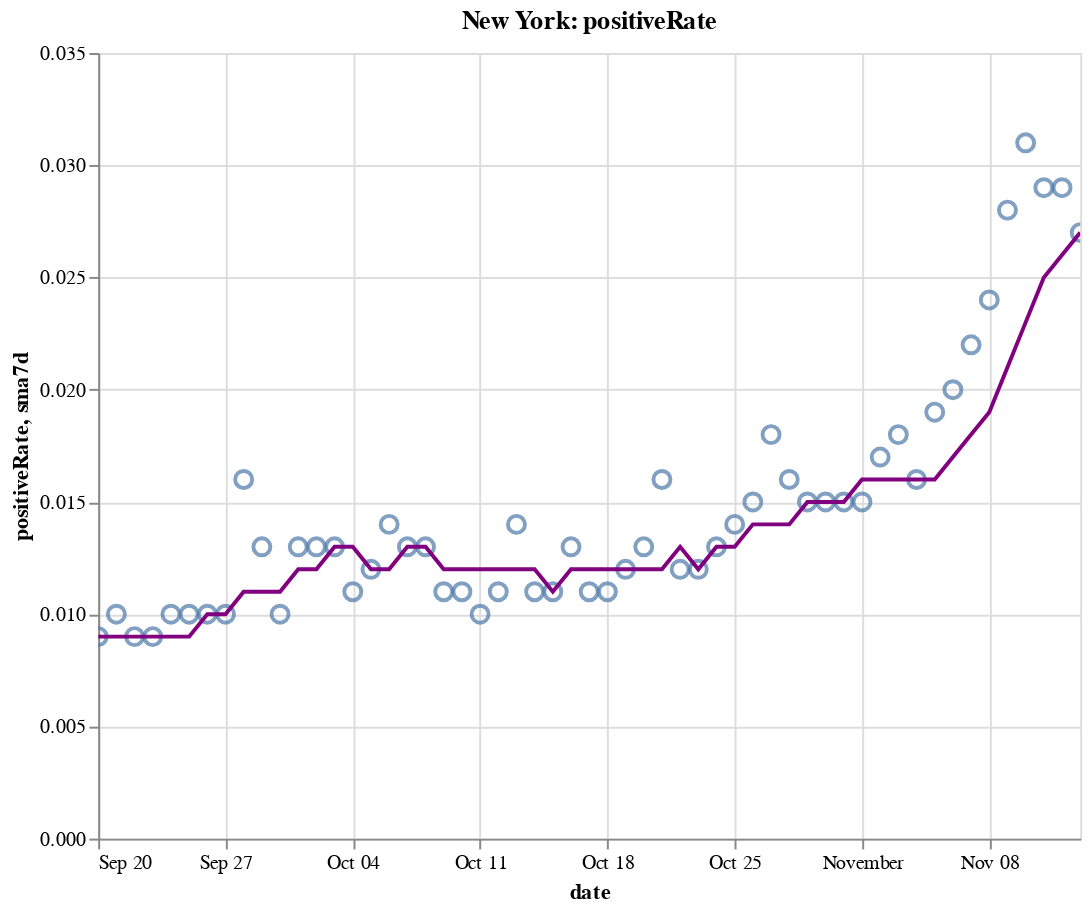

Notebook code for this chart:
### Code cell
create_plot(ny, 'positiveRate')

### Figure 1 — Vega-Lite specification as saved in the notebook (floating-point values rounded to 4 significant figures)
{"config": {"view": {"continuousWidth": 400, "continuousHeight": 300}}, "layer": [{"layer": [{"mark": {"type": "point", "size": 75}, "encoding": {"tooltip": [{"type": "temporal", "field": "date"}, {"type": "quantitative", "field": "positiveRate"}, {"type": "quantitative", "field": "sma7d"}], "x": {"type": "temporal", "field": "date"}, "y": {"type": "quantitative", "field": "positiveRate"}}, "selection": {"selector010": {"type": "interval", "bind": "scales", "encodings": ["x", "y"]}}}, {"mark": {"type": "line", "color": "purple"}, "encoding": {"x": {"type": "temporal", "field": "date"}, "y": {"type": "quantitative", "field": "sma7d"}}}]}, {"mark": {"type": "rule", "color": "#aaa"}, "encoding": {"x": {"type": "temporal", "field": "date"}}, "transform": [{"filter": {"selection": "selector009"}}]}, {"mark": "circle", "encoding": {"opacity": {"condition": {"value": 1, "selection": "selector009"}, "value": 0}, "tooltip": [{"type": "temporal", "field": "date"}, {"type": "quantitative", "field": "positiveRate"}, {"type": "quantitative", "field": "sma7d"}], "x": {"type": "temporal", "field": "date"}, "y": {"type": "quantitative", "field": "positiveRate"}}, "selection": {"selector009": {"type": "single", "encodings": ["x"], "on": "mouseover", "nearest": true, "empty": "none"}}}, {"mark": {"type": "text", "align": "left", "dx": 5, "dy": -5, "stroke": "white", "strokeWidth": 2}, "encoding": {"text": {"type": "quantitative", "field": "positiveRate"}, "tooltip": [{"type": "temporal", "field": "date"}, {"type": "quantitative", "field": "positiveRate"}, {"type": "quantitative", "field": "sma7d"}], "x": {"type": "temporal", "field": "date"}, "y": {"type": "quantitative", "field": "positiveRate"}}, "transform": [{"filter": {"selection": "selector009"}}]}, {"mark": {"type": "text", "align": "left", "dx": 5, "dy": -5}, "encoding": {"text": {"type": "quantitative", "field": "positiveRate"}, "tooltip": [{"type": "temporal", "field": "date"}, {"type": "quantitative", "field": "positiveRate"}, {"type": "quantitative", "field": "sma7d"}], "x": {"type": "temporal", "field": "date"}, "y": {"type": "quantitative", "field": "positiveRate"}}, "transform": [{"filter": {"selection": "selector009"}}]}], "data": {"name": "data-17e87192d9965b25171ed22771832e0a"}, "height": 400, "title": "New York: positiveRate", "width": 500, "$schema": "https://vega.github.io/schema/vega-lite/v4.8.1.json", "datasets": {"data-17e87192d9965b25171ed22771832e0a": [{"date": "2020-09-20T00:00:00", "totalTestResultsIncrease": 100400.0, "positiveIncrease": 862.0, "death": 25430.0, "deathIncrease": 2.0, "positiveRate": 0.009, "state": "New York", "sma7d": 0.009}, {"date": "2020-09-21T00:00:00", "totalTestResultsIncrease": 58320.0, "positiveIncrease": 573.0, "death": 25430.0, "deathIncrease": 1.0, "positiveRate": 0.01, "state": "New York", "sma7d": 0.009}, {"date": "2020-09-22T00:00:00", "totalTestResultsIncrease": 84000.0, "positiveIncrease": 754.0, "death": 25430.0, "deathIncrease": 4.0, "positiveRate": 0.009, "state": "New York", "sma7d": 0.009}, {"date": "2020-09-23T00:00:00", "totalTestResultsIncrease": 70930.0, "positiveIncrease": 665.0, "death": 25440.0, "deathIncrease": 5.0, "positiveRate": 0.009, "state": "New York", "sma7d": 0.009}, {"date": "2020-09-24T00:00:00", "totalTestResultsIncrease": 92950.0, "positiveIncrease": 955.0, "death": 25440.0, "deathIncrease": 2.0, "positiveRate": 0.01, "state": "New York", "sma7d": 0.009}, {"date": "2020-09-25T00:00:00", "totalTestResultsIncrease": 94820.0, "positiveIncrease": 908.0, "death": 25450.0, "deathIncrease": 7.0, "positiveRate": 0.01, "state": "New York", "sma7d": 0.009}, {"date": "2020-09-26T00:00:00", "totalTestResultsIncrease": 99950.0, "positiveIncrease": 1005.0, "death": 25450.0, "deathIncrease": 4.0, "positiveRate": 0.01, "state": "New York", "sma7d": 0.01}, {"date": "2020-09-27T00:00:00", "totalTestResultsIncrease": 84770.0, "positiveIncrease": 866.0, "death": 25460.0, "deathIncrease": 6.0, "positiveRate": 0.01, "state": "New York", "sma7d": 0.01}, {"date": "2020-09-28T00:00:00", "totalTestResultsIncrease": 52940.0, "positiveIncrease": 834.0, "death": 25470.0, "deathIncrease": 12.0, "positiveRate": 0.016, "state": "New York", "sma7d": 0.011}, {"date": "2020-09-29T00:00:00", "totalTestResultsIncrease": 88230.0, "positiveIncrease": 1189.0, "death": 25470.0, "deathIncrease": 2.0, "positiveRate": 0.013, "state": "New York", "sma7d": 0.011}, {"date": "2020-09-30T00:00:00", "totalTestResultsIncrease": 97960.0, "positiveIncrease": 1000.0, "death": 25480.0, "deathIncrease": 9.0, "positiveRate": 0.01, "state": "New York", "sma7d": 0.011}, {"date": "2020-10-01T00:00:00", "totalTestResultsIncrease": 109200.0, "positiveIncrease": 1382.0, "death": 25490.0, "deathIncrease": 11.0, "positiveRate": 0.013, "state": "New York", "sma7d": 0.012}, {"date": "2020-10-02T00:00:00", "totalTestResultsIncrease": 119500.0, "positiveIncrease": 1598.0, "death": 25500.0, "deathIncrease": 7.0, "positiveRate": 0.013, "state": "New York", "sma7d": 0.012}, {"date": "2020-10-03T00:00:00", "totalTestResultsIncrease": 134300.0, "positiveIncrease": 1731.0, "death": 25500.0, "deathIncrease": 8.0, "positiveRate": 0.013, "state": "New York", "sma7d": 0.013}, {"date": "2020-10-04T00:00:00", "totalTestResultsIncrease": 110300.0, "positiveIncrease": 1222.0, "death": 25520.0, "deathIncrease": 14.0, "positiveRate": 0.011, "state": "New York", "sma7d": 0.013}, {"date": "2020-10-05T00:00:00", "totalTestResultsIncrease": 76400.0, "positiveIncrease": 933.0, "death": 25530.0, "deathIncrease": 8.0, "positiveRate": 0.012, "state": "New York", "sma7d": 0.012}, {"date": "2020-10-06T00:00:00", "totalTestResultsIncrease": 96360.0, "positiveIncrease": 1393.0, "death": 25540.0, "deathIncrease": 9.0, "positiveRate": 0.014, "state": "New York", "sma7d": 0.012}, {"date": "2020-10-07T00:00:00", "totalTestResultsIncrease": 108200.0, "positiveIncrease": 1360.0, "death": 25540.0, "deathIncrease": 9.0, "positiveRate": 0.013, "state": "New York", "sma7d": 0.013}, {"date": "2020-10-08T00:00:00", "totalTestResultsIncrease": 145800.0, "positiveIncrease": 1836.0, "death": 25560.0, "deathIncrease": 10.0, "positiveRate": 0.013, "state": "New York", "sma7d": 0.013}, {"date": "2020-10-09T00:00:00", "totalTestResultsIncrease": 139300.0, "positiveIncrease": 1592.0, "death": 25560.0, "deathIncrease": 6.0, "positiveRate": 0.011, "state": "New York", "sma7d": 0.012}, {"date": "2020-10-10T00:00:00", "totalTestResultsIncrease": 134600.0, "positiveIncrease": 1447.0, "death": 25570.0, "deathIncrease": 8.0, "positiveRate": 0.011, "state": "New York", "sma7d": 0.012}, {"date": "2020-10-11T00:00:00", "totalTestResultsIncrease": 118300.0, "positiveIncrease": 1143.0, "death": 25570.0, "deathIncrease": 5.0, "positiveRate": 0.01, "state": "New York", "sma7d": 0.012}, {"date": "2020-10-12T00:00:00", "totalTestResultsIncrease": 91790.0, "positiveIncrease": 1029.0, "death": 25590.0, "deathIncrease": 13.0, "positiveRate": 0.011, "state": "New York", "sma7d": 0.012}, {"date": "2020-10-13T00:00:00", "totalTestResultsIncrease": 99070.0, "positiveIncrease": 1393.0, "death": 25600.0, "deathIncrease": 11.0, "positiveRate": 0.014, "state": "New York", "sma7d": 0.012}, {"date": "2020-10-14T00:00:00", "totalTestResultsIncrease": 111700.0, "positiveIncrease": 1232.0, "death": 25600.0, "deathIncrease": 7.0, "positiveRate": 0.011, "state": "New York", "sma7d": 0.012}, {"date": "2020-10-15T00:00:00", "totalTestResultsIncrease": 133200.0, "positiveIncrease": 1460.0, "death": 25620.0, "deathIncrease": 13.0, "positiveRate": 0.011, "state": "New York", "sma7d": 0.011}, {"date": "2020-10-16T00:00:00", "totalTestResultsIncrease": 136000.0, "positiveIncrease": 1707.0, "death": 25630.0, "deathIncrease": 10.0, "positiveRate": 0.013, "state": "New York", "sma7d": 0.012}, {"date": "2020-10-17T00:00:00", "totalTestResultsIncrease": 160000.0, "positiveIncrease": 1784.0, "death": 25640.0, "deathIncrease": 9.0, "positiveRate": 0.011, "state": "New York", "sma7d": 0.012}, {"date": "2020-10-18T00:00:00", "totalTestResultsIncrease": 128800.0, "positiveIncrease": 1390.0, "death": 25640.0, "deathIncrease": 7.0, "positiveRate": 0.011, "state": "New York", "sma7d": 0.012}, {"date": "2020-10-19T00:00:00", "totalTestResultsIncrease": 82010.0, "positiveIncrease": 998.0, "death": 25660.0, "deathIncrease": 15.0, "positiveRate": 0.012, "state": "New York", "sma7d": 0.012}, {"date": "2020-10-20T00:00:00", "totalTestResultsIncrease": 90540.0, "positiveIncrease": 1201.0, "death": 25670.0, "deathIncrease": 13.0, "positiveRate": 0.013, "state": "New York", "sma7d": 0.012}, {"date": "2020-10-21T00:00:00", "totalTestResultsIncrease": 124800.0, "positiveIncrease": 2026.0, "death": 25680.0, "deathIncrease": 7.0, "positiveRate": 0.016, "state": "New York", "sma7d": 0.012}, {"date": "2020-10-22T00:00:00", "totalTestResultsIncrease": 135300.0, "positiveIncrease": 1628.0, "death": 25690.0, "deathIncrease": 15.0, "positiveRate": 0.012, "state": "New York", "sma7d": 0.013}, {"date": "2020-10-23T00:00:00", "totalTestResultsIncrease": 141500.0, "positiveIncrease": 1637.0, "death": 25700.0, "deathIncrease": 11.0, "positiveRate": 0.012, "state": "New York", "sma7d": 0.012}, {"date": "2020-10-24T00:00:00", "totalTestResultsIncrease": 156900.0, "positiveIncrease": 2061.0, "death": 25720.0, "deathIncrease": 13.0, "positiveRate": 0.013, "state": "New York", "sma7d": 0.013}, {"date": "2020-10-25T00:00:00", "totalTestResultsIncrease": 120800.0, "positiveIncrease": 1632.0, "death": 25730.0, "deathIncrease": 12.0, "positiveRate": 0.014, "state": "New York", "sma7d": 0.013}, {"date": "2020-10-26T00:00:00", "totalTestResultsIncrease": 82120.0, "positiveIncrease": 1191.0, "death": 25740.0, "deathIncrease": 12.0, "positiveRate": 0.015, "state": "New York", "sma7d": 0.014}, {"date": "2020-10-27T00:00:00", "totalTestResultsIncrease": 111600.0, "positiveIncrease": 1991.0, "death": 25760.0, "deathIncrease": 16.0, "positiveRate": 0.018, "state": "New York", "sma7d": 0.014}, {"date": "2020-10-28T00:00:00", "totalTestResultsIncrease": 129700.0, "positiveIncrease": 2031.0, "death": 25770.0, "deathIncrease": 15.0, "positiveRate": 0.016, "state": "New York", "sma7d": 0.014}, {"date": "2020-10-29T00:00:00", "totalTestResultsIncrease": 168400.0, "positiveIncrease": 2499.0, "death": 25790.0, "deathIncrease": 19.0, "positiveRate": 0.015, "state": "New York", "sma7d": 0.015}, {"date": "2020-10-30T00:00:00", "totalTestResultsIncrease": 146900.0, "positiveIncrease": 2255.0, "death": 25800.0, "deathIncrease": 12.0, "positiveRate": 0.015, "state": "New York", "sma7d": 0.015}, {"date": "2020-10-31T00:00:00", "totalTestResultsIncrease": 137000.0, "positiveIncrease": 2049.0, "death": 25810.0, "deathIncrease": 3.0, "positiveRate": 0.015, "state": "New York", "sma7d": 0.015}, {"date": "2020-11-01T00:00:00", "totalTestResultsIncrease": 148900.0, "positiveIncrease": 2255.0, "death": 25820.0, "deathIncrease": 17.0, "positiveRate": 0.015, "state": "New York", "sma7d": 0.016}, {"date": "2020-11-02T00:00:00", "totalTestResultsIncrease": 96100.0, "positiveIncrease": 1633.0, "death": 25840.0, "deathIncrease": 14.0, "positiveRate": 0.017, "state": "New York", "sma7d": 0.016}, {"date": "2020-11-03T00:00:00", "totalTestResultsIncrease": 127900.0, "positiveIncrease": 2321.0, "death": 25850.0, "deathIncrease": 15.0, "positiveRate": 0.018, "state": "New York", "sma7d": 0.016}, {"date": "2020-11-04T00:00:00", "totalTestResultsIncrease": 133500.0, "positiveIncrease": 2126.0, "death": 25870.0, "deathIncrease": 15.0, "positiveRate": 0.016, "state": "New York", "sma7d": 0.016}, {"date": "2020-11-05T00:00:00", "totalTestResultsIncrease": 161000.0, "positiveIncrease": 2997.0, "death": 25890.0, "deathIncrease": 24.0, "positiveRate": 0.019, "state": "New York", "sma7d": 0.016}, {"date": "2020-11-06T00:00:00", "totalTestResultsIncrease": 160700.0, "positiveIncrease": 3209.0, "death": 25910.0, "deathIncrease": 18.0, "positiveRate": 0.02, "state": "New York", "sma7d": 0.017}, {"date": "2020-11-07T00:00:00", "totalTestResultsIncrease": 163300.0, "positiveIncrease": 3587.0, "death": 25930.0, "deathIncrease": 18.0, "positiveRate": 0.022, "state": "New York", "sma7d": 0.018}, {"date": "2020-11-08T00:00:00", "totalTestResultsIncrease": 145600.0, "positiveIncrease": 3428.0, "death": 25950.0, "deathIncrease": 19.0, "positiveRate": 0.024, "state": "New York", "sma7d": 0.019}, {"date": "2020-11-09T00:00:00", "totalTestResultsIncrease": 111400.0, "positiveIncrease": 3144.0, "death": 25970.0, "deathIncrease": 26.0, "positiveRate": 0.028, "state": "New York", "sma7d": 0.021}, {"date": "2020-11-10T00:00:00", "totalTestResultsIncrease": 128000.0, "positiveIncrease": 3965.0, "death": 26000.0, "deathIncrease": 32.0, "positiveRate": 0.031, "state": "New York", "sma7d": 0.023}, {"date": "2020-11-11T00:00:00", "totalTestResultsIncrease": 164300.0, "positiveIncrease": 4820.0, "death": 26030.0, "deathIncrease": 21.0, "positiveRate": 0.029, "state": "New York", "sma7d": 0.025}, {"date": "2020-11-12T00:00:00", "totalTestResultsIncrease": 162600.0, "positiveIncrease": 4797.0, "death": 26060.0, "deathIncrease": 29.0, "positiveRate": 0.029, "state": "New York", "sma7d": 0.026}, {"date": "2020-11-13T00:00:00", "totalTestResultsIncrease": 203700.0, "positiveIncrease": 5401.0, "death": 26080.0, "deathIncrease": 24.0, "positiveRate": 0.027, "state": "New York", "sma7d": 0.027}]}}
